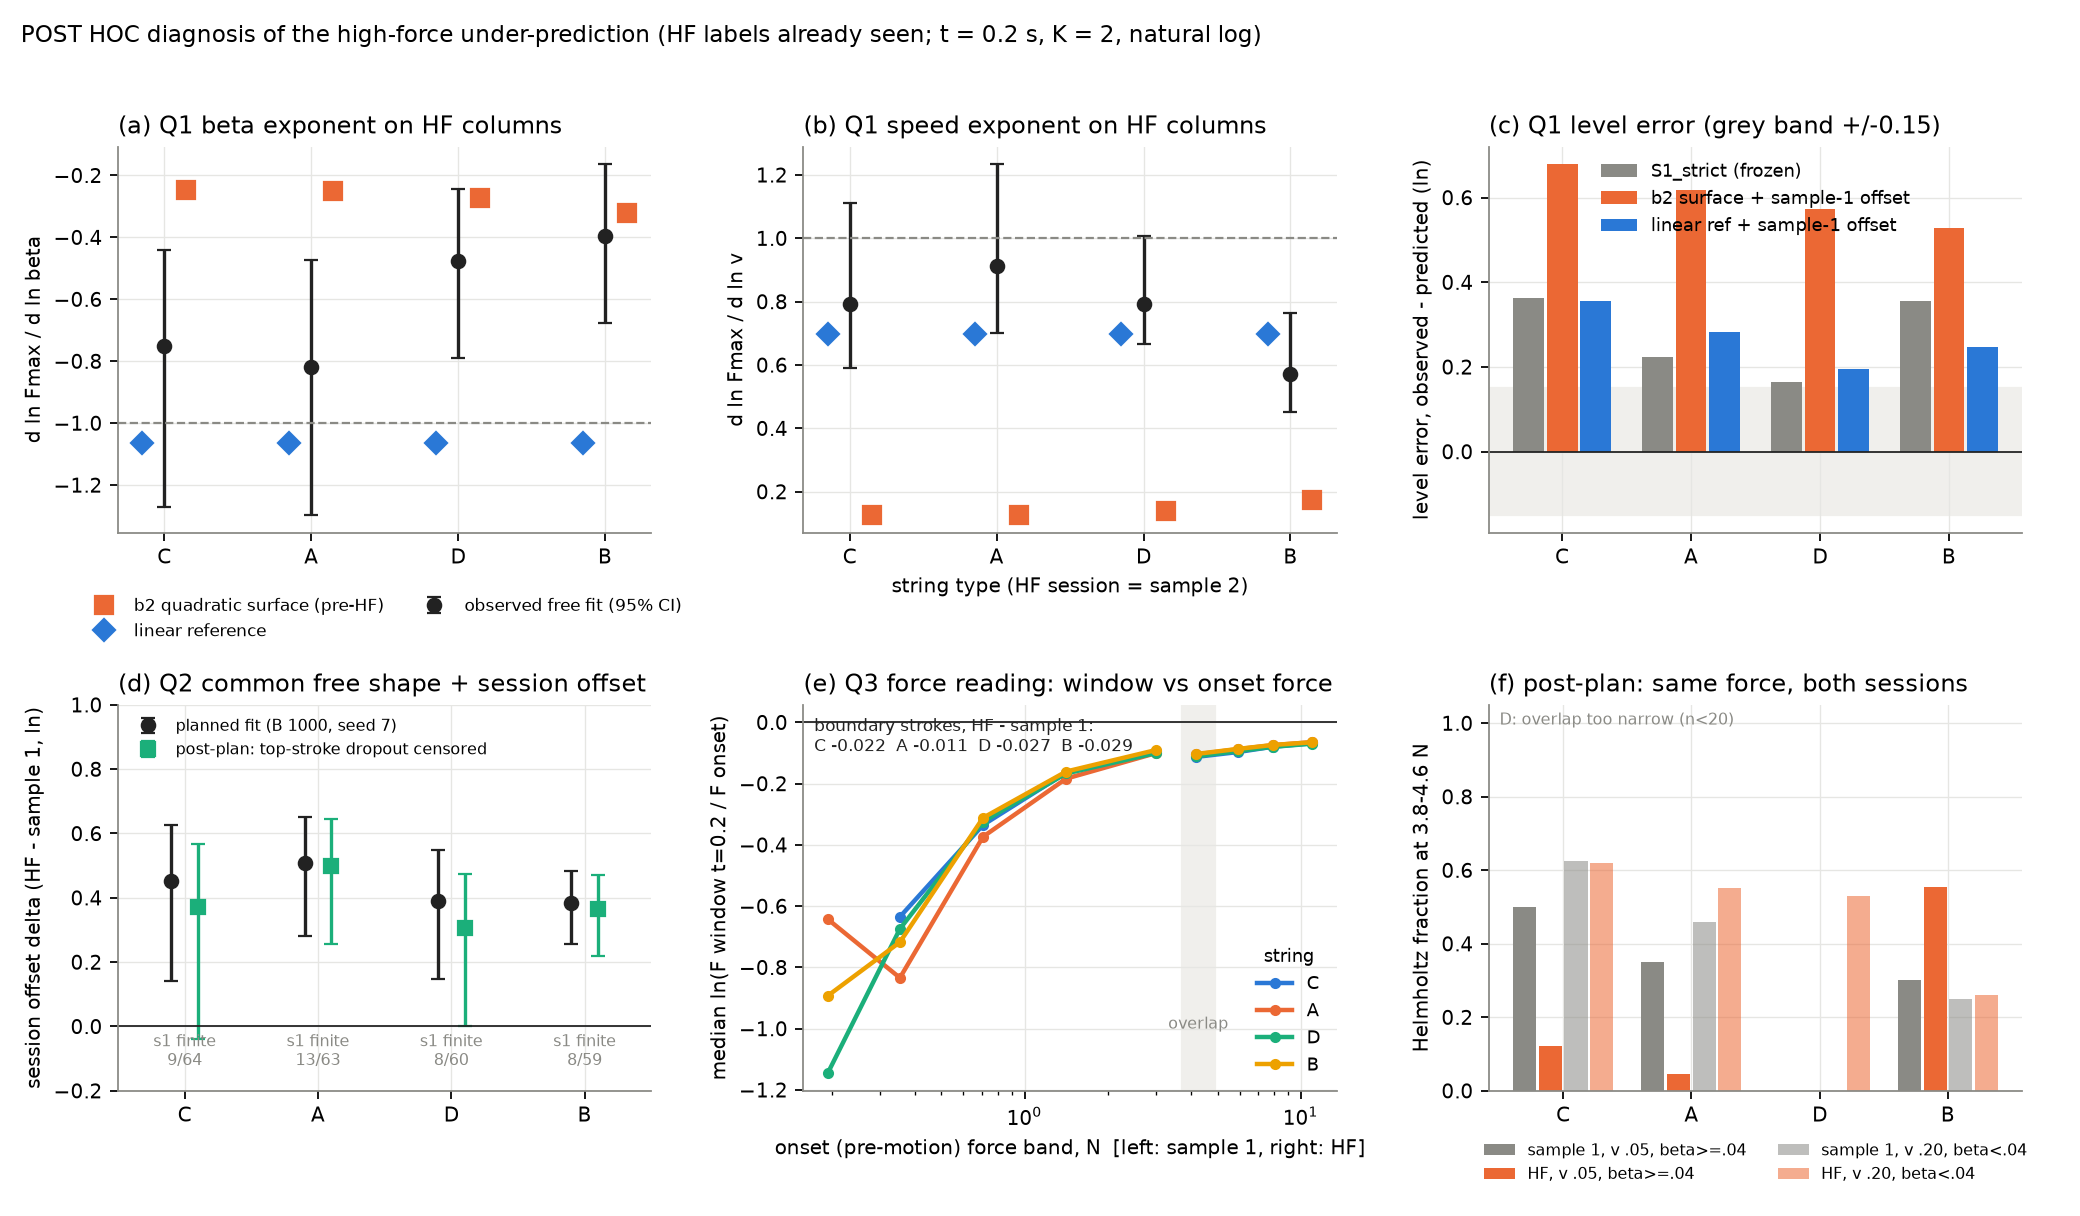

The Python source for this figure:
"""Figure for posthoc_hf (reads results.json only). python fig_posthoc_hf.py -> fig_posthoc_hf.png"""
import json
from pathlib import Path

import matplotlib
matplotlib.use("Agg")
import matplotlib.pyplot as plt  # noqa: E402
import numpy as np  # noqa: E402

HERE = Path(__file__).resolve().parent
r = json.loads((HERE / "results.json").read_text())
TG = ["HF_C", "HF_A", "HF_D", "HF_B"]
LAB = ["C", "A", "D", "B"]
BLUE, ORANGE, AQUA, YELLOW, INK, MUTED = "#2a78d6", "#eb6834", "#1baf7a", "#eda100", "#222222", "#8a8a85"
plt.rcParams.update({"font.size": 9, "axes.spines.top": False, "axes.spines.right": False, "axes.edgecolor": MUTED,
                     "axes.grid": True, "grid.color": "#e6e6e3", "grid.linewidth": 0.6, "axes.axisbelow": True})
fig, ax = plt.subplots(2, 3, figsize=(13, 7.6))
x = np.arange(4)
q1 = r["Q1"]["targets"]

for k, (key, title) in enumerate((("e_beta", "(a) Q1 beta exponent on HF columns"), ("e_v", "(b) Q1 speed exponent on HF columns"))):
    a = ax[0, k]
    obs = [q1[t]["observed"][key] for t in TG]
    ci = np.array([q1[t]["observed"][key + "_ci"] for t in TG])
    a.errorbar(x, obs, yerr=[np.array(obs) - ci[:, 0], ci[:, 1] - np.array(obs)], fmt="o", color=INK, ms=6, capsize=3,
               lw=1.5, label="observed free fit (95% CI)")
    a.plot(x + 0.15, [q1[t]["b2_local"][key] for t in TG], "s", color=ORANGE, ms=8, label="b2 quadratic surface (pre-HF)")
    a.plot(x - 0.15, [q1[t]["linear_ref_local"][key] for t in TG], "D", color=BLUE, ms=7, label="linear reference")
    a.axhline(-1 if key == "e_beta" else 1, color=MUTED, lw=1, ls="--")
    a.set_xticks(x, LAB); a.set_xlabel("string type (HF session = sample 2)" if k else ""); a.set_title(title, loc="left")
    a.set_ylabel("d ln Fmax / d ln " + ("beta" if key == "e_beta" else "v"))
    if k == 0:
        a.legend(frameon=False, fontsize=7.5, loc="upper center", bbox_to_anchor=(0.5, -0.13), ncol=2)

a = ax[0, 2]
w = 0.26
for j, (key, name, col) in enumerate((("level_error_S1_strict_frozen", "S1_strict (frozen)", MUTED),
                                      ("level_error_b2", "b2 surface + sample-1 offset", ORANGE),
                                      ("level_error_linear_ref", "linear ref + sample-1 offset", BLUE))):
    a.bar(x + (j - 1) * w, [q1[t][key] for t in TG], w * 0.92, color=col, label=name)
a.axhspan(-0.15, 0.15, color="#f0efec", zorder=0)
a.axhline(0, color=INK, lw=0.8)
a.set_xticks(x, LAB); a.set_ylabel("level error, observed - predicted (ln)")
a.set_title("(c) Q1 level error (grey band +/-0.15)", loc="left"); a.legend(frameon=False, fontsize=8)

a = ax[1, 0]
q2 = r["Q2"]; a2 = r["additions_after_results"]["A2"]
d = [q2[t]["delta"] for t in TG]; ci = np.array([q2[t]["delta_ci"] for t in TG])
a.errorbar(x - 0.1, d, yerr=[np.array(d) - ci[:, 0], ci[:, 1] - np.array(d)], fmt="o", color=INK, capsize=3, lw=1.5,
           label="planned fit (B 1000, seed 7)")
d2 = [a2[t]["delta"] for t in TG]; ci2 = np.array([a2[t]["delta_ci"] for t in TG])
a.errorbar(x + 0.1, d2, yerr=[np.array(d2) - ci2[:, 0], ci2[:, 1] - np.array(d2)], fmt="s", color=AQUA, capsize=3, lw=1.5,
           label="post-plan: top-stroke dropout censored")
a.set_xlim(-0.5, 3.5)
a.axhline(0, color=INK, lw=0.8)
for i, t in enumerate(TG):
    a.annotate(f"s1 finite\n{q2[t]['sample1_finite']}/{q2[t]['n_columns_sample1']}", (x[i], -0.12), ha="center",
               fontsize=7, color=MUTED)
a.set_ylim(-0.2, 1.0)
a.set_xticks(x, LAB); a.set_ylabel("session offset delta (HF - sample 1, ln)")
a.set_title("(d) Q2 common free shape + session offset", loc="left"); a.legend(frameon=False, fontsize=7, loc="upper left")

a = ax[1, 1]
q3 = r["Q3"]
cols = dict(zip(TG, [BLUE, ORANGE, AQUA, YELLOW]))
for t, s1 in zip(TG, ["C_T2", "A_T2", "D_T2", "B_T2s1"]):
    for src, ls in ((q3["sample1"][s1]["bands"], "-"), (q3["hf"][t]["bands"], "-")):
        bb = [b for b in src if b["speed"] == "all" and b["n"] >= 20]
        xm = [np.sqrt(max(b["band_N"][0], 0.15) * b["band_N"][1]) for b in bb]
        a.plot(xm, [b["r_on_median"] for b in bb], ls, marker="o", ms=4, color=cols[t], lw=2,
               label=t.replace("HF_", "") if src is q3["hf"][t]["bands"] else None)
a.axhline(0, color=INK, lw=0.8)
a.axvspan(3.7, 4.9, color="#f0efec", zorder=0)
a.text(4.25, -1.0, "overlap", ha="center", fontsize=7, color=MUTED)
a.set_xscale("log"); a.set_xlabel("onset (pre-motion) force band, N  [left: sample 1, right: HF]")
a.set_ylabel("median ln(F window t=0.2 / F onset)")
a.set_title("(e) Q3 force reading: window vs onset force", loc="left")
a.legend(frameon=False, fontsize=8, title="string", title_fontsize=8, loc="lower right")
dr = q3["delta_r"]
a.text(0.02, 0.97, "boundary strokes, HF - sample 1:\n" + "  ".join(f"{t[-1]} {dr[t]['delta_r']:+.3f}" for t in TG),
       transform=a.transAxes, va="top", fontsize=7.5, color=INK)

a = ax[1, 2]
sp = r["additions_after_results"]["A3_split"]
cells = [("0.05 beta>=0.04", "v .05, beta>=.04"), ("0.20 beta<0.04", "v .20, beta<.04")]
w = 0.2
for ci_, (cell, name) in enumerate(cells):
    for j, (who, col) in enumerate((("s1_frac", MUTED), ("hf_frac", ORANGE))):
        vals = [sp[t][cell][who] if sp[t][cell][who] is not None else np.nan for t in TG]
        pos = x + (ci_ * 2 + j - 1.5) * w
        a.bar(pos, vals, w * 0.9, color=col if ci_ == 0 else col, alpha=1.0 if ci_ == 0 else 0.55,
              label=(("sample 1" if j == 0 else "HF") + ", " + name))
a.set_xticks(x, LAB); a.set_ylim(0, 1.05); a.set_ylabel("Helmholtz fraction at 3.8-4.6 N")
a.set_title("(f) post-plan: same force, both sessions", loc="left")
a.legend(frameon=False, fontsize=7, loc="upper center", ncol=2, bbox_to_anchor=(0.5, -0.1))
a.text(0.02, 0.98, "D: overlap too narrow (n<20)", transform=a.transAxes, va="top", fontsize=7, color=MUTED)
fig.suptitle("POST HOC diagnosis of the high-force under-prediction (HF labels already seen; t = 0.2 s, K = 2, natural log)",
             fontsize=10.5, x=0.01, ha="left")
fig.tight_layout(rect=(0, 0, 1, 0.96))
fig.savefig(HERE / "fig_posthoc_hf.png", dpi=160)
print("saved")
